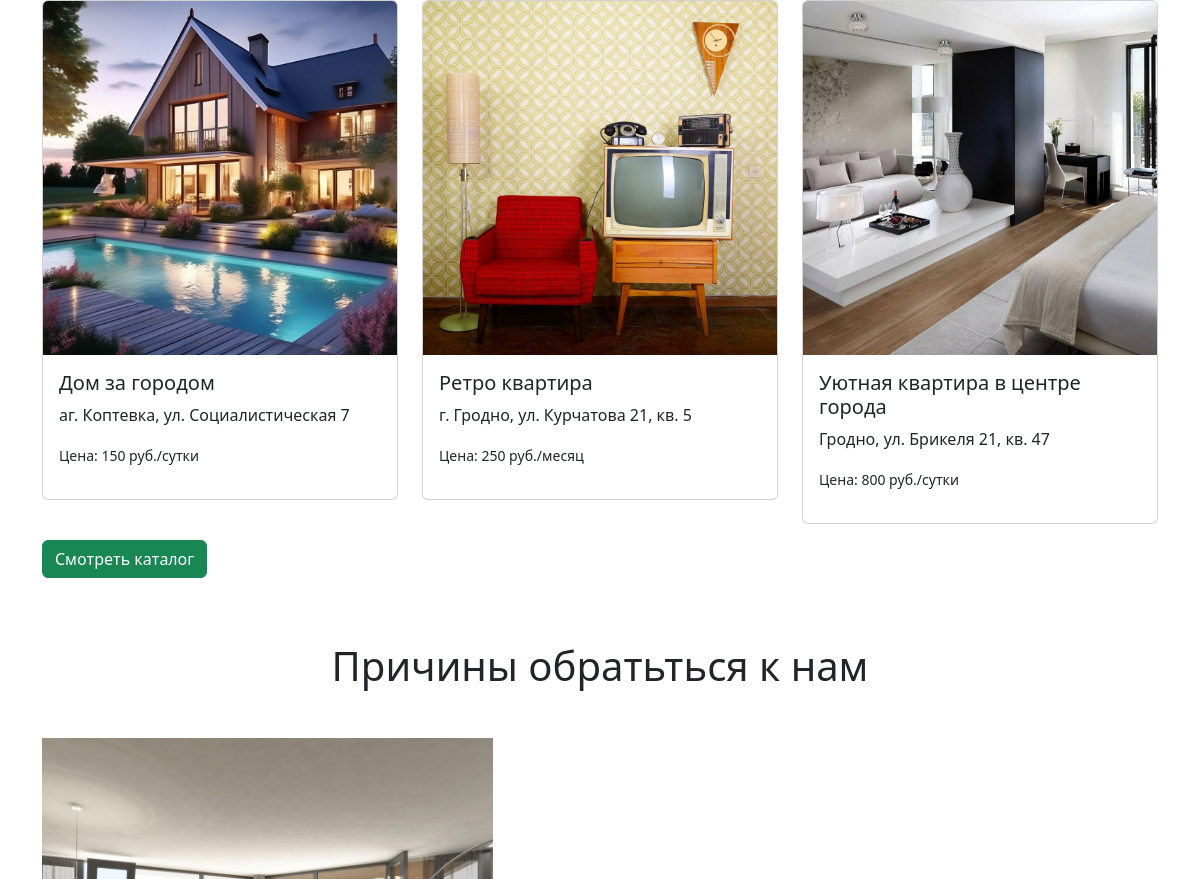
Before: / (middle part) with the older database file.
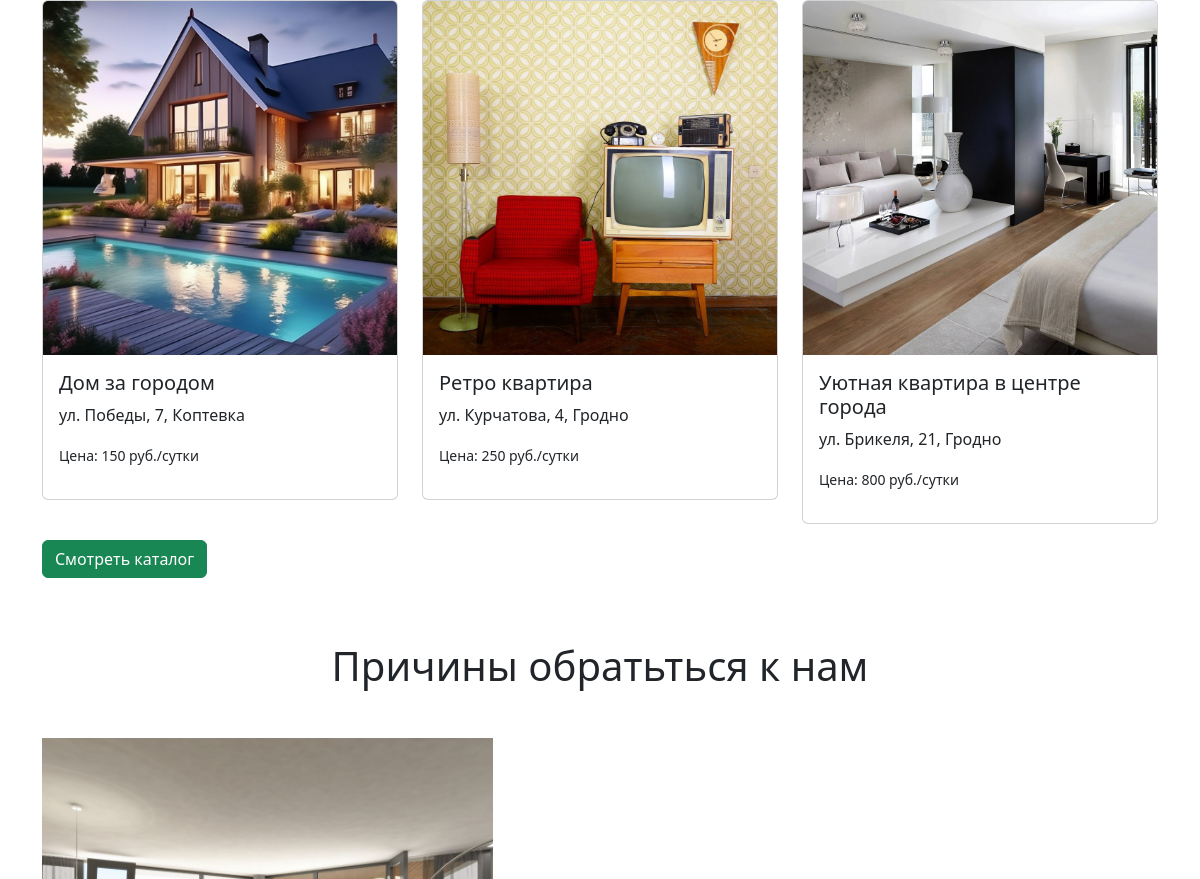
After: the same page with the newer database file.
### app.py (models this page shows, shortened)
class Articles(db.Model):
    id = db.Column(db.Integer,primary_key=True)
    title = db.Column(db.String(100))
    text = db.Column(db.Text)
    image_name = db.Column(db.String(100))
    category = db.Column(db.String(100))
    price = db.Column(db.Integer)
    type_app = db.Column(db.String(100))
    address= db.Column(db.String(100))
    count_rooms = db.Column(db.Integer)
    id_user = db.Column(db.Integer, db.ForeignKey('users.id'))
    orders = db.relationship('Orders', backref='article', lazy=True)
    images = db.relationship('Image', backref='article', lazy=True, cascade="all, delete-orphan")

### app.py (the view)
@app.route('/', methods=['GET', 'POST'])
def index():
    random_articles = Articles.query.order_by(func.random()).limit(3).all()
    return render_template("index.html",random_articles=random_articles)

### app.py (called while the page is built)
@app.context_processor
def inject_unread_messages():
    if 'name' in session:
        current_user = Users.query.filter_by(email=session['name']).first()
        unread_count = Messages.query.filter_by(recipient_id=current_user.id, is_read=False).count()
        return dict(unread_messages=unread_count)
    return dict(unread_messages=0)

@app.context_processor
def inject_user():
    def get_user_name():
        if 'name' in session:
            return Users.query.filter_by(email=session['name']).first()
    return dict(active_user=get_user_name())

### templates/index.html (shortened to what this page needs)
{% extends 'base.html' %}
{% block main %}
    <main>
      <div class="container my-5">
        <div class="row">
          {%for article in random_articles%}
          <div class="col-md-4">
            <a href="/card/{{article.id}}" class="card-link">
              <div class="card">
                <img
                  src="../static/img/upload/{{article.image_name}}"
                  class="card-img-top"
                  alt="Уютная квартира"
                />
                <div class="card-body">
                  <h5 class="card-title">{{article.title}}</h5>
                  <p class="font-weight-bold">{{article.address}}</p>
                  <p><small>Цена: {{article.price}} руб./{%if article.type_app=="Посуточная"%}сутки{%else%}месяц{%endif%}</small></p>
                </div>
              </div>
            </a>
          </div>
          {%endfor%}
        </div>
        <a href="/catalog" class="my-3 btn btn-success" >Смотреть каталог</a>
      </div>
      <div class="container marketing my-5">
        <h1 class="text-center my-5">Причины обратьться к нам</h1>
        <div class="row featurette">
          <div class="col-md-7 order-md-2 ad">
          </div>
          <div class="col-md-5 order-md-1">
            <img src="../static/img/ad1.jpg" width="100%" alt="" />
          </div>
        </div>
      </div>
    </main>
    {% endblock %}

Changed rows visible on the page:
changed Articles "Дом за городом": address "аг. Коптевка, ул. Социалистическая 7" → "ул. Победы, 7, Коптевка"
changed Articles "Ретро квартира": address "г. Гродно, ул. Курчатова 21, кв. 5" → "ул. Курчатова, 4, Гродно"; type_app "месяц" → "сутки"
changed Articles "Уютная квартира в центре города": address "Гродно, ул. Брикеля 21, кв. 47" → "ул. Брикеля, 21, Гродно"
